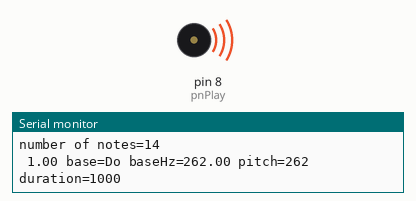
This sketch was run on a simulated Arduino Uno, built with avr-gcc and run on an emulated ATmega328P. On the bench: buzzer (waves = sounding), the last lines printed to the serial monitor.

Above: at 0.5 s.
At 18.0 s:
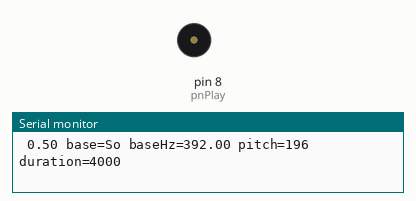
Timing chart, 0 to 24.7 s (numbered marks = the images above):
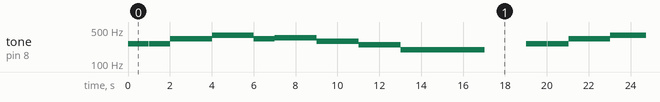

Measured:
- by itself, tone on pin 8 (pnPlay): repeats every 19.0 s: silent 0.01 s, 262 Hz 1.0 s, 330 Hz 2.0 s, 392 Hz 2.0 s, 330 Hz 1.0 s, 349 Hz 2.0 s, 294 Hz 2.0 s, 247 Hz 2.0 s, 196 Hz 4.0 s, silent 2.0 s, 262 Hz 1.0 s

The sketch:

playMelody.ino
```cpp
#include <SoftwareSerial.h>

int pnPlay=8;

const String csDo="Do";
const String csRe="Re";
const String csMi="Mi";
const String csFa="Fa";
const String csSo="So";
const String csLa="La";
const String csSi="Si";
const String csRest="Rest";  // rest

const double hzBaseDo=262;   //base frequency;
const double hzBaseRe=294;
const double hzBaseMi=330;
const double hzBaseFa=349;
const double hzBaseSo=392;
const double hzBaseLa=440;
const double hzBaseSi=494;

class CNote {

  public:
  //CNote();

  CNote(const double& pitchmodulation,   //#,b, 2
        const String& basename,          // Do Re Mi Fa ...
        const double& howlong            // seconds
        );

  String baseName=csLa;       // la si do re
  double pitchModulation=1; // pitchx2 upper an octave, pitch/2 lower an octave
  double seconds=2;   // 1 second
  void playNote( const CNote& note);

};
//------------------

CNote::CNote(
    const double& pitchmodulation,
    const String& basename,
    const double& howlong)
{
  this->baseName=basename;
  this->pitchModulation=pitchmodulation;
  this->seconds=howlong;
}
//-----------------------------------
bool RunSingleNote( const CNote& note)
{
  int duration=note.seconds*1000;  // miliseconds=1000*seconds
  if( csRest == note.baseName ){   // REST
    delay( duration );
    return;
  }

  double dHz=hzBaseDo;
  if( csDo == note.baseName ) {
    dHz=hzBaseDo;
  }
  else if( csRe == note.baseName ) {
    dHz=hzBaseRe;
  }
  else if( csMi == note.baseName ) {
    dHz=hzBaseMi;
  }
  else if( csFa == note.baseName ) {
    dHz=hzBaseFa;
  }
  else if( csSo == note.baseName ) {
    dHz=hzBaseSo;
  }
  else if( csLa == note.baseName ) {
    dHz=hzBaseLa;
  }
  else if( csSi == note.baseName ) {
    dHz=hzBaseSi;
  }
  else {
    Serial.println( String("unknown note:")+String(note.baseName) );
    return false;
  }

  int pitch=dHz*note.pitchModulation;
  tone(pnPlay,pitch,duration);

  Serial.println(
     String(" ")+
     String(note.pitchModulation)+
     String(" base=")+
     String(note.baseName)+
     String(" baseHz=")+
     String(dHz)+
     String(" pitch=")+
     String(pitch)+
     String(" duration=")+
     String(duration)
  );

  return true;
}
//---------------

class CNote notes[]=
{
  CNote(1, csDo, 1),  // notes for play
  CNote(1, csDo, 1),
  CNote(1, csMi, 1),
  CNote(1, csMi, 1),
  CNote(1, csSo, 1),
  CNote(1, csSo, 1),
  CNote(1, csMi, 4),
  CNote(1, csFa, 1),
  CNote(1, csFa, 1),
  CNote(1, csRe, 1),
  CNote(1, csRe, 1),
  CNote(0.5, csSi,  2),
  CNote(0.5, csSi,  2),
  CNote(0.5, csSo,  4),

};

//-----------------------------------------
void PlayMelody()
{
  int iSize=sizeof(notes)/sizeof( notes[0] );
  Serial.println( String("number of notes=")+String(iSize) );

  for( int x=0; x < iSize; x++ ) {
    RunSingleNote(notes[x]);
    delay(1000);
  }

}
//-------------------------------

void setup() {

  Serial.begin(9600);
  pinMode(pnPlay,OUTPUT);

}
//=====================================

void loop() {

  PlayMelody();
  delay(5000);
  //while(true) { }
}
```
